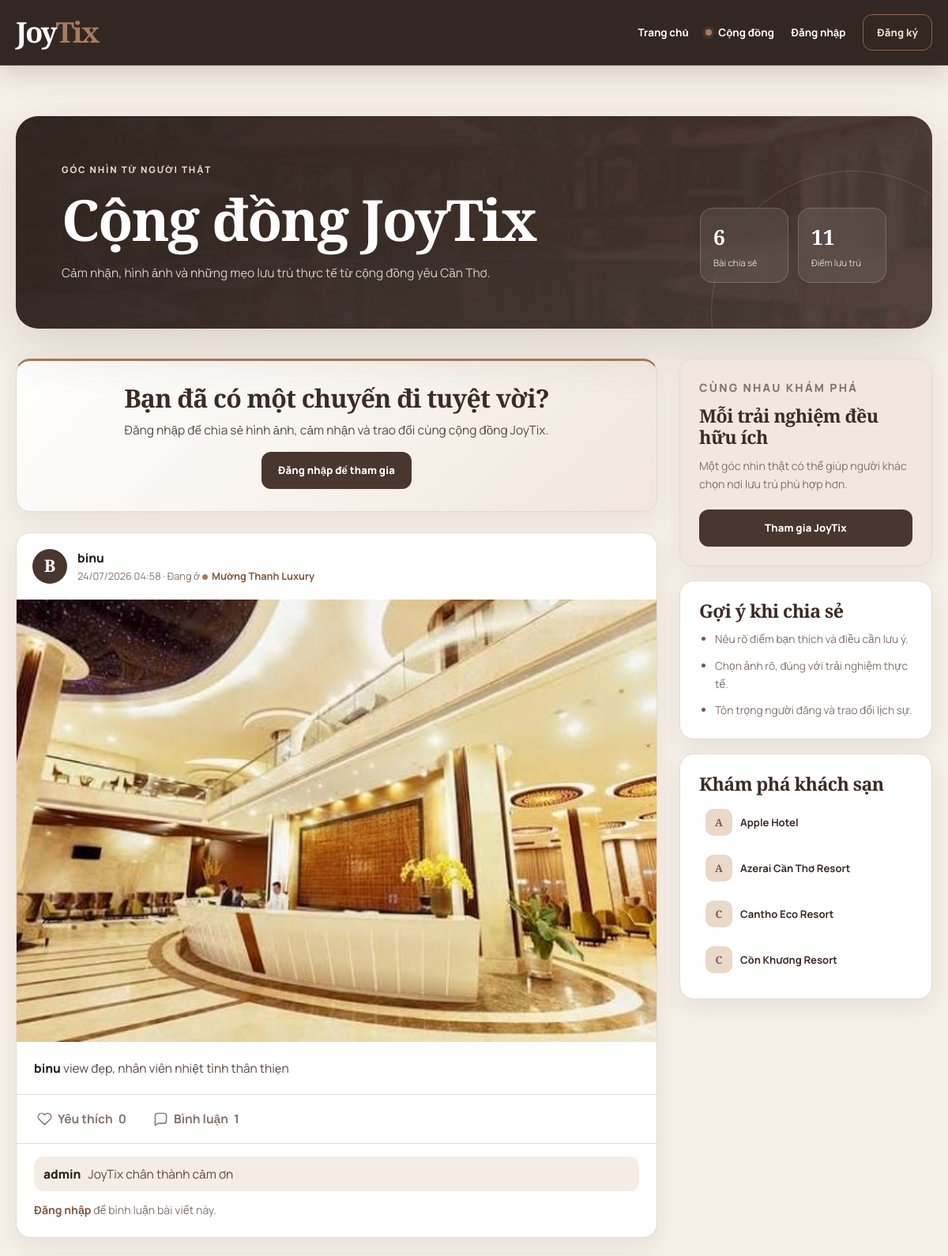
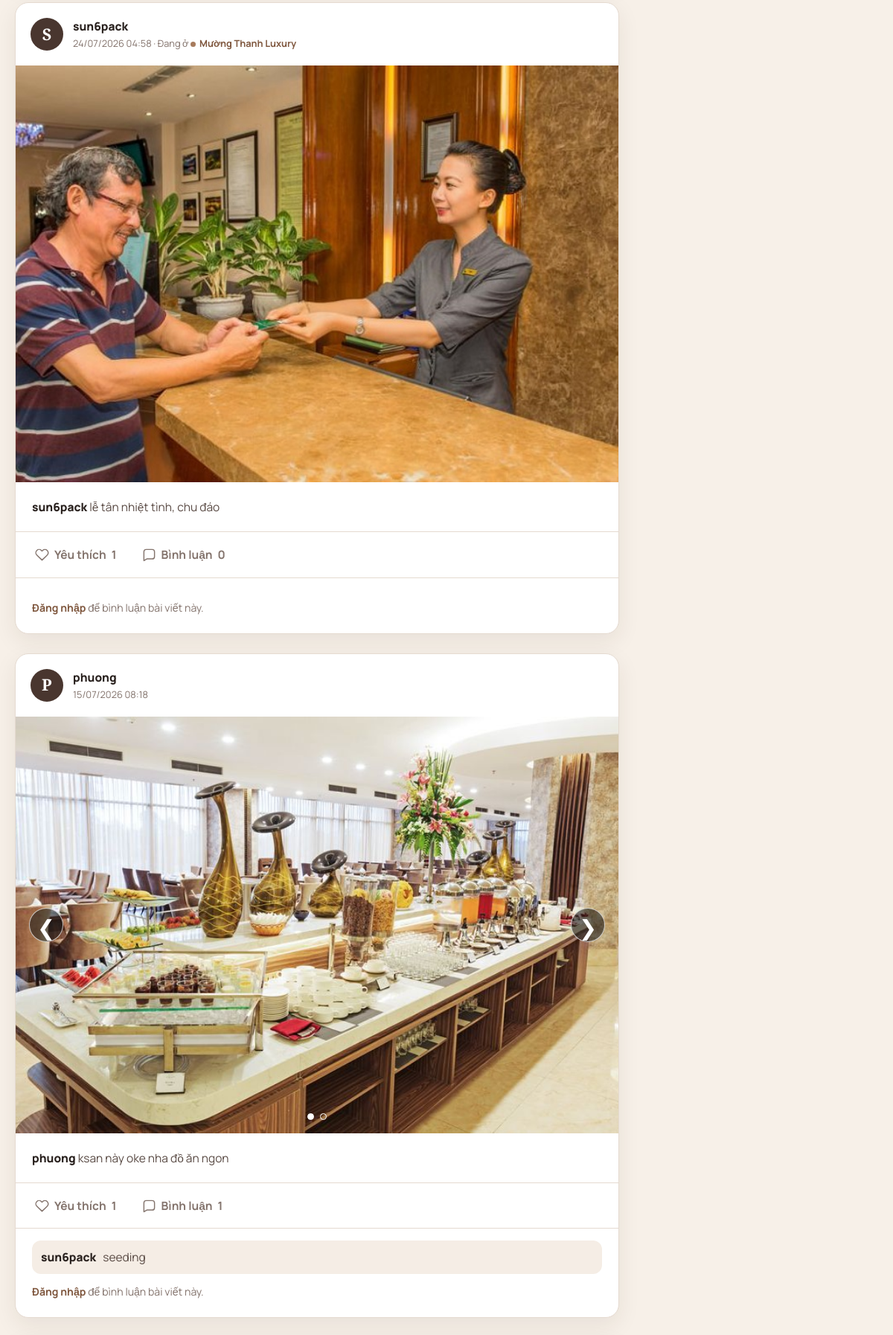
The page /community.php (upper part) on the database its author committed (2 pictures, top to bottom).
### tables this page shows
CREATE TABLE `feed_posts` (
  `id` int(11) NOT NULL AUTO_INCREMENT,
  `author_name` varchar(100) NOT NULL,
  `author_id` int(11) DEFAULT NULL,
  `hotel_id` int(11) DEFAULT NULL COMMENT 'Khách sạn được review',
  `content` text NOT NULL,
  `likes_count` int(11) DEFAULT 0,
  `created_at` timestamp NOT NULL DEFAULT current_timestamp(),
  PRIMARY KEY (`id`),
  KEY `author_id` (`author_id`),
  KEY `hotel_id` (`hotel_id`),
  CONSTRAINT `feed_posts_ibfk_1` FOREIGN KEY (`author_id`) REFERENCES `users` (`id`) ON DELETE SET NULL,
  CONSTRAINT `feed_posts_ibfk_2` FOREIGN KEY (`hotel_id`) REFERENCES `hotels` (`id`) ON DELETE SET NULL
);

CREATE TABLE `hotels` (
  `id` int(11) NOT NULL AUTO_INCREMENT,
  `name` varchar(150) NOT NULL,
  `address` varchar(255) DEFAULT NULL,
  `phone` varchar(25) DEFAULT NULL,
  `star_rating` decimal(2,1) DEFAULT 3.0,
  `vibe` varchar(50) DEFAULT NULL,
  `description` text DEFAULT NULL,
  PRIMARY KEY (`id`),
  UNIQUE KEY `uq_hotels_name` (`name`)
);

CREATE TABLE `feed_comments` (
  `id` int(11) NOT NULL AUTO_INCREMENT,
  `post_id` int(11) NOT NULL,
  `author_name` varchar(100) NOT NULL,
  `content` text NOT NULL,
  `created_at` timestamp NOT NULL DEFAULT current_timestamp(),
  PRIMARY KEY (`id`),
  KEY `post_id` (`post_id`),
  CONSTRAINT `feed_comments_ibfk_1` FOREIGN KEY (`post_id`) REFERENCES `feed_posts` (`id`) ON DELETE CASCADE
);

### includes/bootstrap.php (called while the page is built, shortened)
<?php
function e(mixed $value): string
{
    return htmlspecialchars((string) $value, ENT_QUOTES | ENT_SUBSTITUTE, 'UTF-8');
}

### community.php (the view, shortened to what this page needs)
<?php
require_once 'includes/bootstrap.php';
$is_logged_in = isset($_SESSION['user_id']);
$current_username = $is_logged_in ? $_SESSION['username'] : '';
$hotels = $pdo->query("SELECT id, name FROM hotels ORDER BY name ASC")->fetchAll(PDO::FETCH_ASSOC);
$posts = $pdo->query("SELECT p.*, h.name as hotel_name FROM feed_posts p LEFT JOIN hotels h ON p.hotel_id = h.id ORDER BY p.id DESC")->fetchAll(PDO::FETCH_ASSOC);
$post_ids = array_column($posts, 'id');
$images_by_post = [];
$comments_by_post = [];
$liked_post_ids = [];
if (!empty($post_ids)) {
    $placeholders = implode(',', array_fill(0, count($post_ids), '?'));
    $stmt_images = $pdo->prepare("SELECT * FROM feed_post_images WHERE post_id IN ($placeholders) ORDER BY id ASC");
    $stmt_images->execute($post_ids);
    $images = $stmt_images->fetchAll(PDO::FETCH_ASSOC);
    foreach ($images as $img) {
        $imagePath = ltrim(str_replace('\\', '/', trim((string) $img['image_url'])), '/');
        $absoluteImagePath = __DIR__ . DIRECTORY_SEPARATOR . str_replace('/', DIRECTORY_SEPARATOR, $imagePath);
        if ($imagePath !== '' && !str_contains($imagePath, '..') && is_file($absoluteImagePath)) {
            $images_by_post[$img['post_id']][] = $imagePath;
        }
    }
    $stmt_comments = $pdo->prepare("SELECT * FROM feed_comments WHERE post_id IN ($placeholders) ORDER BY id ASC");
    $stmt_comments->execute($post_ids);
    foreach ($stmt_comments->fetchAll(PDO::FETCH_ASSOC) as $comment) {
        $comments_by_post[$comment['post_id']][] = $comment;
    }
}
require_once 'includes/header.php';
?>
<section class="community-page">
    <header class="community-hero">
        <div class="community-hero__copy">
            <p class="page-eyebrow">Góc nhìn từ người thật</p>
            <h1>Cộng đồng JoyTix</h1>
            <p>Cảm nhận, hình ảnh và những mẹo lưu trú thực tế từ cộng đồng yêu Cần Thơ.</p>
        </div>
        <div class="community-hero__stats" aria-label="Thống kê cộng đồng">
            <div><strong><?= count($posts) ?></strong><span>Bài chia sẻ</span></div>
            <div><strong><?= count($hotels) ?></strong><span>Điểm lưu trú</span></div>
        </div>
    </header>
    <div class="community-layout">
    <div class="community-feed">
    <?php if ($is_logged_in): ?>
        <div class="post-card community-composer">
            <div class="community-composer__author">
                <div class="avatar"><?= e(mb_strtoupper(mb_substr($current_username, 0, 1))) ?></div>
                <span class="community-composer__greeting">Cùng chia sẻ trải nghiệm của bạn, <b><?= htmlspecialchars($current_username) ?></b>!</span>
            </div>
            <form action="" method="POST" enctype="multipart/form-data">
                <?= csrf_field() ?>
                <select name="hotel_id" class="community-composer__field">
                    <option value="">-- Gắn thẻ khách sạn (Tùy chọn) --</option>
                    <?php foreach($hotels as $h): ?>
                        <option value="<?= $h['id'] ?>"><?= htmlspecialchars($h['name']) ?></option>
                    <?php endforeach; ?>
                </select>
                <textarea name="content" rows="3" placeholder="Góc view phòng hôm nay thế nào?" required class="community-composer__field community-composer__content"></textarea>
                <div id="image-preview-container" class="preview-grid"></div>
                <div class="community-composer__actions">
                    <input type="file" name="post_images[]" id="post_images" accept="image/*" multiple class="community-composer__file">
                    <button type="submit" name="submit_post" class="btn-primary community-composer__submit">Đăng bài</button>
                </div>
            </form>
        </div>
    <?php else: ?>
        <div class="login-overlay">
            <h3 class="login-overlay__title">Bạn đã có một chuyến đi tuyệt vời?</h3>
            <p class="login-overlay__description">Đăng nhập để chia sẻ hình ảnh, cảm nhận và trao đổi cùng cộng đồng JoyTix.</p>
            <a href="auth.php?action=login" class="btn-primary login-overlay__link">Đăng nhập để tham gia</a>
        </div>
    <?php endif; ?>
    <?php foreach($posts as $post): ?>
    <div class="post-card" id="post-<?= (int) $post['id'] ?>">
        <div class="post-header">
            <div class="avatar" aria-hidden="true"><?= e(mb_strtoupper(mb_substr($post['author_name'], 0, 1))) ?></div>
            <div class="post-author-copy">
                <div class="author-name"><?= htmlspecialchars($post['author_name']) ?></div>
                <div class="post-time">
                    <?= date('d/m/Y H:i', strtotime($post['created_at'])) ?>
                    <?php if($post['hotel_name']): ?>
                        <span aria-hidden="true">·</span> Đang ở <a href="detail.php?id=<?= $post['hotel_id'] ?>" class="hotel-tag"><?= htmlspecialchars($post['hotel_name']) ?></a>
                    <?php endif; ?>
                </div>
            </div>
        </div>
        <?php
        $post_images = $images_by_post[$post['id']] ?? [];
        if (!empty($post_images)):
        ?>
            <div class="post-images-slider-wrapper">
                <div class="post-images-slider" id="slider-<?= $post['id'] ?>">
                    <?php foreach ($post_images as $index => $img): ?>
                        <div class="slide-item">
                            <img src="<?= e($img) ?>" alt="Ảnh bài đăng <?= $index + 1 ?>" loading="lazy" decoding="async">
                        </div>
                    <?php endforeach; ?>
                </div>
                <?php if (count($post_images) > 1): ?>
                    <button class="slider-btn prev" onclick="moveSlider(<?= $post['id'] ?>, -1)">&#10094;</button>
                    <button class="slider-btn next" onclick="moveSlider(<?= $post['id'] ?>, 1)">&#10095;</button>
                    <div class="slider-dots">
                        <?php foreach ($post_images as $index => $img): ?>
                            <span class="dot <?= $index === 0 ? 'active' : '' ?>" onclick="currentSlide(<?= $post['id'] ?>, <?= $index ?>)"></span>
                        <?php endforeach; ?>
                    </div>
                <?php endif; ?>
            </div>
        <?php endif; ?>
        <div class="post-content">
            <span class="author-name"><?= htmlspecialchars($post['author_name']) ?></span>
            <?= nl2br(htmlspecialchars($post['content'])) ?>
        </div>
        <div class="post-actions">
            <?php if ($is_logged_in): ?>
                <button class="btn-action btn-like <?= in_array((int) $post['id'], $liked_post_ids, true) ? 'is-liked' : '' ?>" data-id="<?= $post['id'] ?>" aria-pressed="<?= in_array((int) $post['id'], $liked_post_ids, true) ? 'true' : 'false' ?>">
                    <svg viewBox="0 0 24 24" aria-hidden="true"><path d="M20.8 4.6a5.5 5.5 0 0 0-7.8 0L12 5.7l-1.1-1.1a5.5 5.5 0 0 0-7.8 7.8l1.1 1.1L12 21l7.8-7.5 1.1-1.1a5.5 5.5 0 0 0-.1-7.8Z"></path></svg>
                    <span class="action-label">Yêu thích</span> <span class="like-count"><?= $post['likes_count'] ?></span>
                </button>
            <?php else: ?>
                <button class="btn-action" onclick="alert('Vui lòng đăng nhập để thả tim!');">
                    <svg viewBox="0 0 24 24" aria-hidden="true"><path d="M20.8 4.6a5.5 5.5 0 0 0-7.8 0L12 5.7l-1.1-1.1a5.5 5.5 0 0 0-7.8 7.8l1.1 1.1L12 21l7.8-7.5 1.1-1.1a5.5 5.5 0 0 0-.1-7.8Z"></path></svg>
                    <span class="action-label">Yêu thích</span> <span class="like-count"><?= $post['likes_count'] ?></span>
                </button>
            <?php endif; ?>
            <span class="btn-action"><svg viewBox="0 0 24 24" aria-hidden="true"><path d="M21 15a4 4 0 0 1-4 4H8l-5 3V7a4 4 0 0 1 4-4h10a4 4 0 0 1 4 4Z"></path></svg><span class="action-label">Bình luận</span> <?= count($comments_by_post[$post['id']] ?? []) ?></span>
        </div>
        <div class="comment-section">
            <?php
            $comments = $comments_by_post[$post['id']] ?? [];
            foreach($comments as $cmt):
            ?>
                <div class="comment-item">
                    <span class="comment-author"><?= htmlspecialchars($cmt['author_name']) ?></span>
                    <span><?= htmlspecialchars($cmt['content']) ?></span>
                </div>
            <?php endforeach; ?>
            <?php if ($is_logged_in): ?>
                <form action="" method="POST" class="comment-input-group">
                    <?= csrf_field() ?>
                    <input type="hidden" name="post_id" value="<?= $post['id'] ?>">
                    <input type="text" name="comment_content" class="comment-input" placeholder="Thêm bình luận..." required autocomplete="off">
                    <button type="submit" name="submit_comment" class="btn-post-cmt">Đăng</button>
                </form>
            <?php else: ?>
                <div class="community-comment-login">
                    <a href="auth.php?action=login">Đăng nhập</a> để bình luận bài viết này.
                </div>
            <?php endif; ?>
        </div>
    </div>
    <?php endforeach; ?>
    </div>
    <aside class="community-sidebar">
        <section class="community-sidebar-card community-sidebar-card--accent">
            <p class="page-eyebrow">Cùng nhau khám phá</p>
            <h2>Mỗi trải nghiệm đều hữu ích</h2>
            <p>Một góc nhìn thật có thể giúp người khác chọn nơi lưu trú phù hợp hơn.</p>
            <?php if ($is_logged_in): ?>
                <a href="#post_images" class="btn-primary">Viết bài chia sẻ</a>
            <?php else: ?>
                <a href="auth.php?action=register" class="btn-primary">Tham gia JoyTix</a>
            <?php endif; ?>
        </section>
        <section class="community-sidebar-card">
            <h2>Gợi ý khi chia sẻ</h2>
            <ul class="community-tips">
                <li>Nêu rõ điểm bạn thích và điều cần lưu ý.</li>
                <li>Chọn ảnh rõ, đúng với trải nghiệm thực tế.</li>
                <li>Tôn trọng người đăng và trao đổi lịch sự.</li>
            </ul>
        </section>
        <section class="community-sidebar-card">
            <h2>Khám phá khách sạn</h2>
            <div class="community-hotel-links">
                <?php foreach (array_slice($hotels, 0, 4) as $hotel): ?>
                    <a href="detail.php?id=<?= (int) $hotel['id'] ?>"><span><?= e(mb_strtoupper(mb_substr($hotel['name'], 0, 1))) ?></span><?= e($hotel['name']) ?></a>
                <?php endforeach; ?>
            </div>
        </section>
    </aside>
    </div>
</section>
<?php require_once 'includes/footer.php'; ?>

### css/base.css (style rules this page uses)
:root { --color-brand: #49362f; --color-brand-strong: #2f231f; --color-brand-rgb: 73, 54, 47; --color-brand-strong-rgb: 47, 35, 31; --color-accent: #a77b5d; --color-accent-dark: #7f573e; --color-accent-soft: #ead8c9; --color-on-accent: #fffaf6; --color-accent-rgb: 167, 123, 93; --color-ink: #29211e; --color-heading: #3b2b26; --color-text: #5a4b45; --color-muted: #83736c; --color-line: #e5dad0; --color-surface: #ffffff; --color-surface-soft: #f1e7dc; --color-page: #f7f0e8; --color-danger: #ae3f45; --color-success: #62705d; --shadow-sm: 0 10px 30px rgba(var(--color-brand-strong-rgb), 0.08); --shadow-md: 0 24px 64px rgba(var(--color-brand-strong-rgb), 0.14); --radius-sm: 10px; --radius-md: 18px; --radius-lg: 28px; --font-body: "Manrope", Arial, sans-serif; --font-display: "Playfair Display", Georgia, serif; --font-label: "Manrope", Arial, sans-serif; --container: 1180px; }
*, *::before, *::after { box-sizing: border-box; }
html { scroll-behavior: smooth; }
body { min-height: 100vh; margin: 0; display: flex; flex-direction: column; background: var(--color-page); color: var(--color-text); font-family: var(--font-body); font-size: 15.5px; line-height: 1.7; -webkit-font-smoothing: antialiased; }
img { display: block; max-width: 100%; }
a { color: inherit; text-decoration: none; }
a, button, input, select, textarea { -webkit-tap-highlight-color: transparent; }
button, input, select, textarea { color: inherit; font: inherit; }
button, [type="submit"] { cursor: pointer; }
h1, h2, h3, p { margin-top: 0; }
h1, h2, h3 { color: var(--color-heading); font-family: var(--font-display); line-height: 1.18; letter-spacing: -0.025em; }
.page-eyebrow, .patel-eyebrow { margin: 0 0 10px; color: var(--color-accent-dark); font-family: var(--font-label); font-size: 0.72rem; font-weight: 800; letter-spacing: 0.16em; text-transform: uppercase; }
.btn-primary, .btn-outline, .btn-register, .hotel-detail-link { min-height: 44px; display: inline-flex; align-items: center; justify-content: center; border-radius: 12px; padding: 11px 20px; border: 1px solid transparent; font-family: var(--font-label); font-size: 0.82rem; font-weight: 800; letter-spacing: 0.01em; text-align: center; transition: background 180ms ease, border-color 180ms ease, color 180ms ease, transform 180ms ease; }
.btn-primary, .hotel-detail-link { background: var(--color-brand); color: #fff; }

### rows shown on the page
feed_posts: author_name "B", author_name "binu", created_at "24/07/2026 04:58", hotel.name "Mường Thanh Luxury", shows a picture, content "view đẹp, nhân viên nhiệt tình thân thiẹn", likes_count "0", id "1"
feed_comments: author_name "admin", content "JoyTix chân thành cảm ơn"
feed_posts: author_name "S", author_name "sun6pack", created_at "24/07/2026 04:58", hotel.name "Mường Thanh Luxury", shows a picture, content "lễ tân nhiệt tình, chu đáo", likes_count "1", id "0"
feed_posts: author_name "P", author_name "phuong", created_at "15/07/2026 08:18", content "ksan này oke nha đồ ăn ngon", likes_count "1", id "1"
feed_comments: author_name "sun6pack", content "seeding"
hotels: name "A", name "Apple Hotel"
hotels: name "A", name "Azerai Cần Thơ Resort"
hotels: name "C", name "Cantho Eco Resort"
hotels: name "C", name "Cồn Khương Resort"

### other values the page prints
count($posts) "6"
count($hotels) "11"
